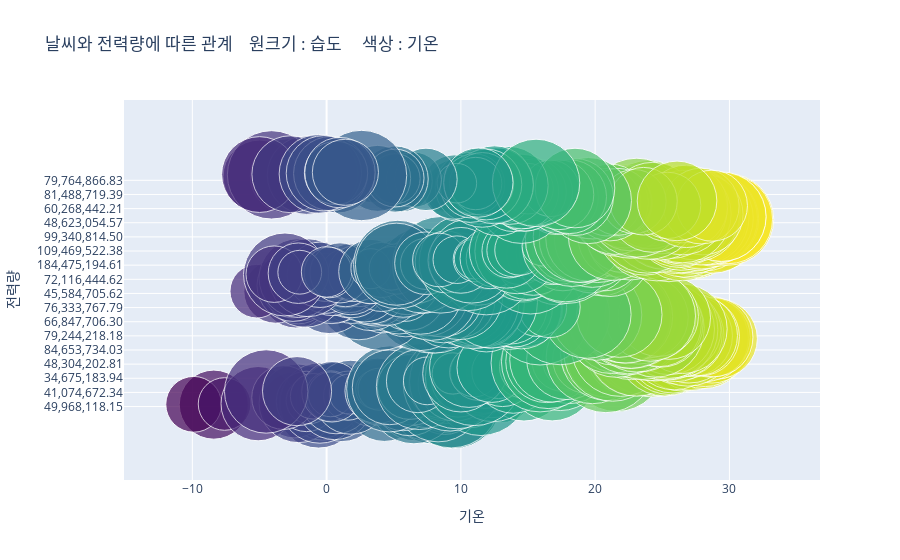
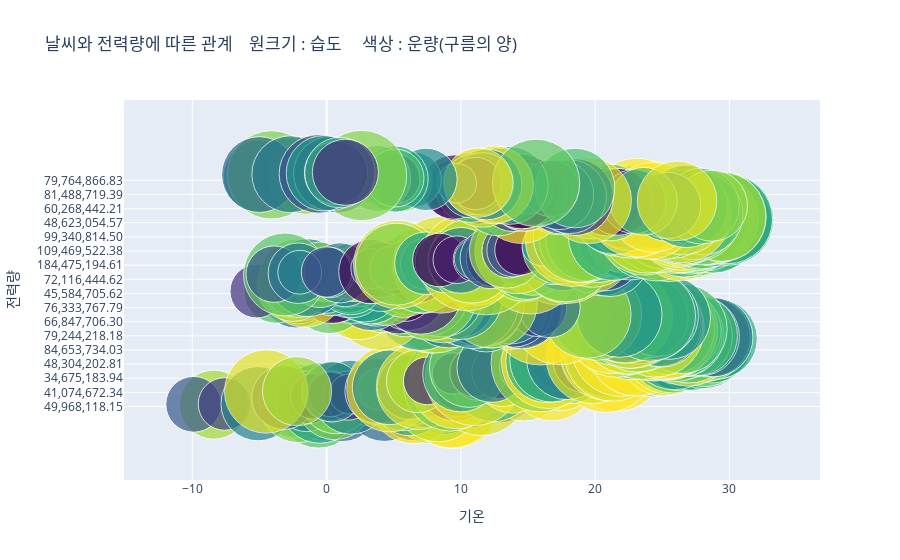
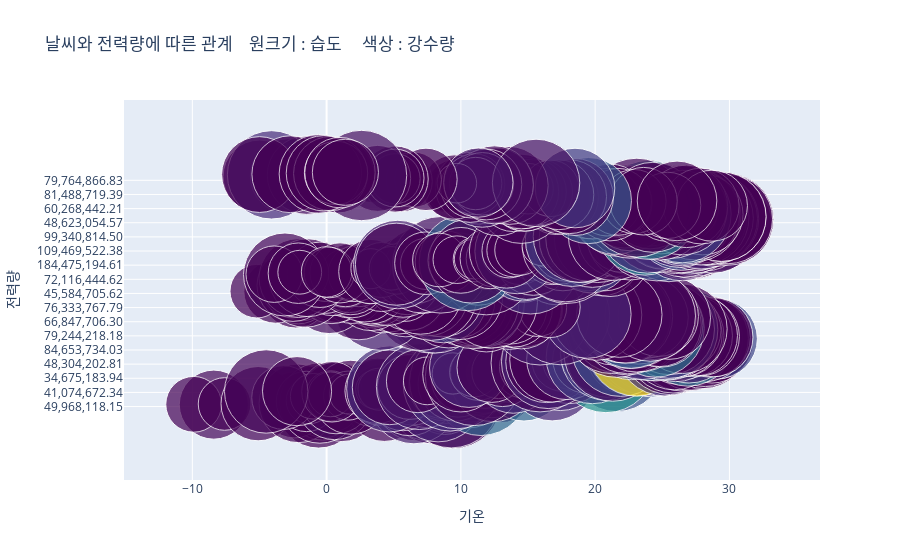
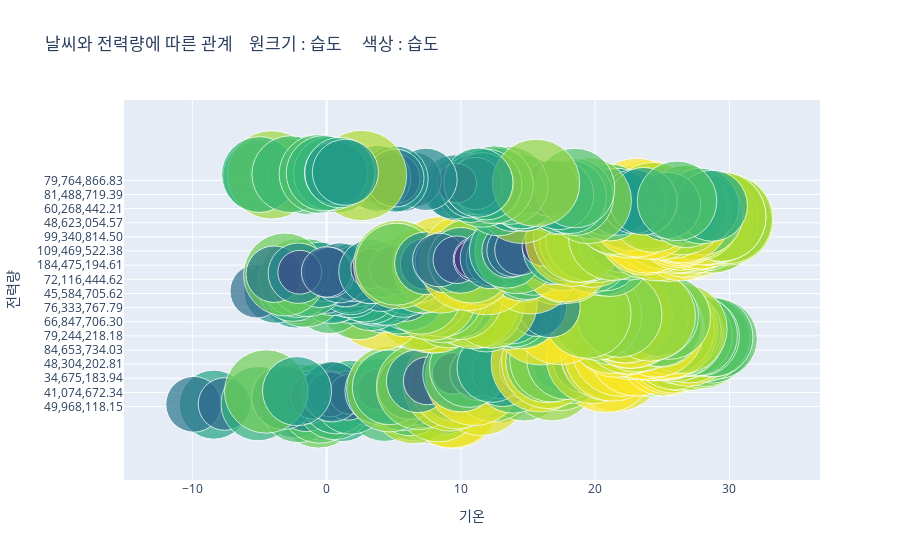

These figures' notebook cell, in order:
### Code cell
weather_df = ['temp', 'cloud',
              'rainfall_total', 'Humidity_mean', 'solar']
col_label = {'Humidity_mean' : '습도',
             'rainfall_total' : '강수량',
             'cloud' : '운량(구름의 양)',
             'solar' : '합계 일사량',
             'temp' : '기온'}

for feature in weather_df:
       # Scatter plot 생성
       scatter = go.Scatter(x=df['temp'], y=df['wh'], mode='markers', 
                            marker=dict(size=df['Humidity_mean'],
                                   color=df[feature], colorscale='Viridis'))

       # 레이아웃 생성
       layout = go.Layout(title='날씨와 전력량에 따른 관계    원크기 : 습도     색상 : ' + col_label[feature],
                          xaxis={'title': '기온'}, 
                            yaxis={'title': '전력량'}, hovermode='closest')

       # 그래프 생성
       fig = go.Figure(data=[scatter], layout=layout)

       # 그래프 출력
       fig.show()

### Figure 1 — Plotly figure (JSON) as saved in the notebook; plotly's stock layout.template omitted (floating-point values rounded to 4 significant figures; data arrays with more than 128 entries replaced by an {"elided": "..."} marker saying what was removed)
{"data": [{"marker": {"color": {"elided": "730 float values"}, "colorscale": [[0, "#440154"], [0.1111, "#482878"], [0.2222, "#3e4989"], [0.3333, "#31688e"], [0.4444, "#26828e"], [0.5556, "#1f9e89"], [0.6667, "#35b779"], [0.7778, "#6ece58"], [0.8889, "#b5de2b"], [1, "#fde725"]], "size": {"elided": "730 float values"}}, "mode": "markers", "type": "scatter", "x": {"elided": "730 float values"}, "y": {"elided": "730 str values"}}], "layout": {"hovermode": "closest", "title": {"text": "날씨와 전력량에 따른 관계    원크기 : 습도     색상 : 기온"}, "xaxis": {"title": {"text": "기온"}}, "yaxis": {"title": {"text": "전력량"}}}}

### Figure 2 — Plotly figure (JSON) as saved in the notebook; plotly's stock layout.template omitted (floating-point values rounded to 4 significant figures; data arrays with more than 128 entries replaced by an {"elided": "..."} marker saying what was removed)
{"data": [{"marker": {"color": {"elided": "730 float values"}, "colorscale": [[0, "#440154"], [0.1111, "#482878"], [0.2222, "#3e4989"], [0.3333, "#31688e"], [0.4444, "#26828e"], [0.5556, "#1f9e89"], [0.6667, "#35b779"], [0.7778, "#6ece58"], [0.8889, "#b5de2b"], [1, "#fde725"]], "size": {"elided": "730 float values"}}, "mode": "markers", "type": "scatter", "x": {"elided": "730 float values"}, "y": {"elided": "730 str values"}}], "layout": {"hovermode": "closest", "title": {"text": "날씨와 전력량에 따른 관계    원크기 : 습도     색상 : 운량(구름의 양)"}, "xaxis": {"title": {"text": "기온"}}, "yaxis": {"title": {"text": "전력량"}}}}

### Figure 3 — Plotly figure (JSON) as saved in the notebook; plotly's stock layout.template omitted (floating-point values rounded to 4 significant figures; data arrays with more than 128 entries replaced by an {"elided": "..."} marker saying what was removed)
{"data": [{"marker": {"color": {"elided": "730 float values"}, "colorscale": [[0, "#440154"], [0.1111, "#482878"], [0.2222, "#3e4989"], [0.3333, "#31688e"], [0.4444, "#26828e"], [0.5556, "#1f9e89"], [0.6667, "#35b779"], [0.7778, "#6ece58"], [0.8889, "#b5de2b"], [1, "#fde725"]], "size": {"elided": "730 float values"}}, "mode": "markers", "type": "scatter", "x": {"elided": "730 float values"}, "y": {"elided": "730 str values"}}], "layout": {"hovermode": "closest", "title": {"text": "날씨와 전력량에 따른 관계    원크기 : 습도     색상 : 강수량"}, "xaxis": {"title": {"text": "기온"}}, "yaxis": {"title": {"text": "전력량"}}}}

### Figure 4 — Plotly figure (JSON) as saved in the notebook; plotly's stock layout.template omitted (floating-point values rounded to 4 significant figures; data arrays with more than 128 entries replaced by an {"elided": "..."} marker saying what was removed)
{"data": [{"marker": {"color": {"elided": "730 float values"}, "colorscale": [[0, "#440154"], [0.1111, "#482878"], [0.2222, "#3e4989"], [0.3333, "#31688e"], [0.4444, "#26828e"], [0.5556, "#1f9e89"], [0.6667, "#35b779"], [0.7778, "#6ece58"], [0.8889, "#b5de2b"], [1, "#fde725"]], "size": {"elided": "730 float values"}}, "mode": "markers", "type": "scatter", "x": {"elided": "730 float values"}, "y": {"elided": "730 str values"}}], "layout": {"hovermode": "closest", "title": {"text": "날씨와 전력량에 따른 관계    원크기 : 습도     색상 : 습도"}, "xaxis": {"title": {"text": "기온"}}, "yaxis": {"title": {"text": "전력량"}}}}
